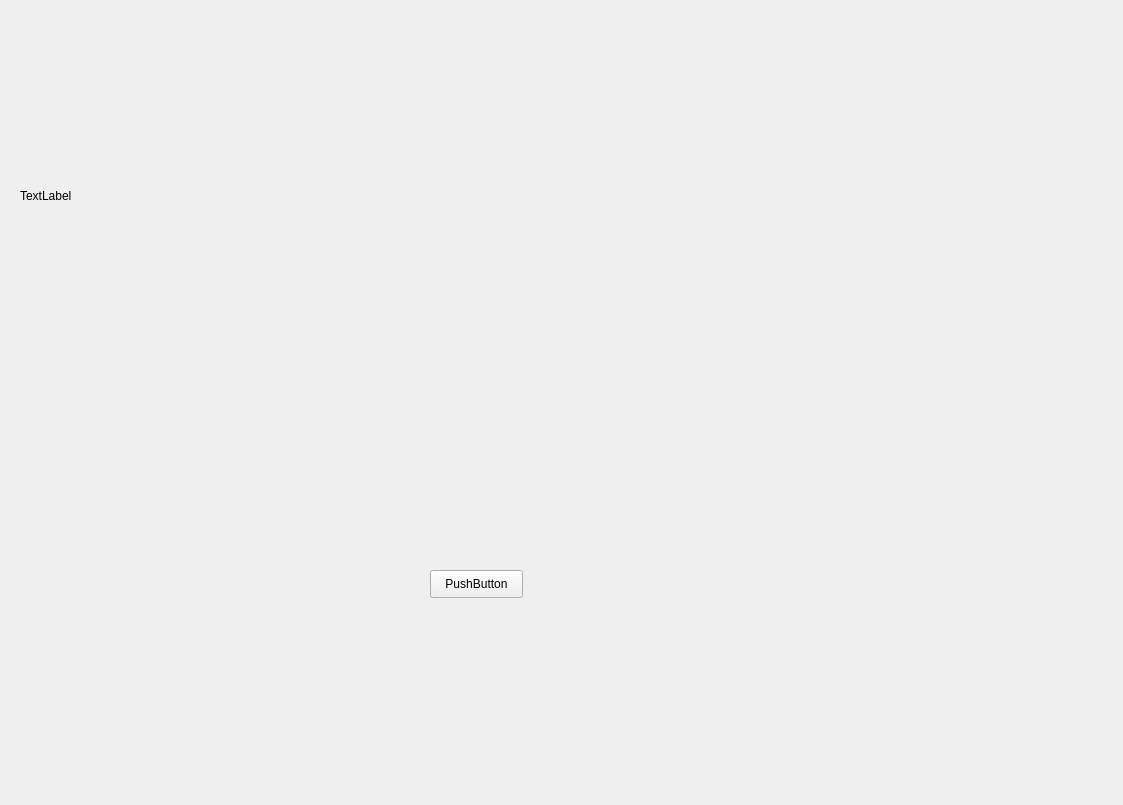
<?xml version="1.0" encoding="UTF-8"?>
<ui version="4.0">
 <class>Form</class>
 <widget class="QWidget" name="Form">
  <property name="geometry">
   <rect>
    <x>0</x>
    <y>0</y>
    <width>1123</width>
    <height>805</height>
   </rect>
  </property>
  <property name="windowTitle">
   <string>Form</string>
  </property>
  <widget class="QPushButton" name="pushButton">
   <property name="geometry">
    <rect>
     <x>430</x>
     <y>570</y>
     <width>93</width>
     <height>28</height>
    </rect>
   </property>
   <property name="text">
    <string>PushButton</string>
   </property>
  </widget>
  <widget class="QLabel" name="label">
   <property name="geometry">
    <rect>
     <x>20</x>
     <y>10</y>
     <width>411</width>
     <height>371</height>
    </rect>
   </property>
   <property name="text">
    <string>TextLabel</string>
   </property>
  </widget>
 </widget>
 <resources/>
 <connections/>
</ui>
